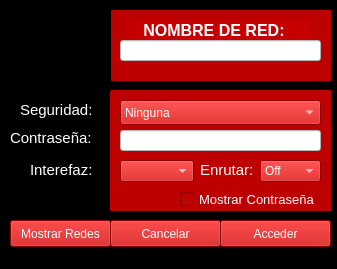
<?xml version="1.0" encoding="UTF-8"?>
<ui version="4.0">
 <class>MainWindow</class>
 <widget class="QMainWindow" name="MainWindow">
  <property name="geometry">
   <rect>
    <x>0</x>
    <y>0</y>
    <width>337</width>
    <height>269</height>
   </rect>
  </property>
  <property name="font">
   <font>
    <weight>50</weight>
    <bold>false</bold>
   </font>
  </property>
  <property name="windowTitle">
   <string>WIFI-FRONTEND</string>
  </property>
  <property name="windowIcon">
   <iconset>
    <normaloff>WIFI/HYDRA.png</normaloff>WIFI/HYDRA.png</iconset>
  </property>
  <property name="autoFillBackground">
   <bool>false</bool>
  </property>
  <property name="styleSheet">
   <string notr="true">background-color: rgb(0, 0, 0);
color: rgb(11, 11, 11);</string>
  </property>
  <widget class="QWidget" name="centralwidget">
   <widget class="QPushButton" name="pushButton">
    <property name="geometry">
     <rect>
      <x>110</x>
      <y>220</y>
      <width>111</width>
      <height>27</height>
     </rect>
    </property>
    <property name="styleSheet">
     <string notr="true">background-color: rgb(189, 0, 0);
color: rgb(255, 255, 255);</string>
    </property>
    <property name="text">
     <string>Cancelar</string>
    </property>
   </widget>
   <widget class="QPushButton" name="boton">
    <property name="geometry">
     <rect>
      <x>220</x>
      <y>220</y>
      <width>111</width>
      <height>27</height>
     </rect>
    </property>
    <property name="styleSheet">
     <string notr="true">background-color: rgb(189, 0, 0);
color: rgb(255, 255, 255);</string>
    </property>
    <property name="text">
     <string>Acceder</string>
    </property>
   </widget>
   <widget class="QPushButton" name="pushButton_3">
    <property name="geometry">
     <rect>
      <x>10</x>
      <y>220</y>
      <width>101</width>
      <height>27</height>
     </rect>
    </property>
    <property name="styleSheet">
     <string notr="true">background-color: rgb(189, 0, 0);
color: rgb(255, 255, 255);</string>
    </property>
    <property name="text">
     <string>Mostrar Redes</string>
    </property>
   </widget>
   <widget class="QLabel" name="labelLenguajes">
    <property name="geometry">
     <rect>
      <x>430</x>
      <y>80</y>
      <width>61</width>
      <height>20</height>
     </rect>
    </property>
    <property name="styleSheet">
     <string notr="true">background-color: rgb(0, 0, 0);
color: rgb(255, 255, 255);</string>
    </property>
    <property name="text">
     <string>TextLabel</string>
    </property>
   </widget>
   <widget class="QLabel" name="label_7">
    <property name="geometry">
     <rect>
      <x>110</x>
      <y>10</y>
      <width>221</width>
      <height>71</height>
     </rect>
    </property>
    <property name="styleSheet">
     <string notr="true">background-color: rgb(189, 0, 0);</string>
    </property>
    <property name="text">
     <string/>
    </property>
   </widget>
   <widget class="QLabel" name="label_4">
    <property name="geometry">
     <rect>
      <x>0</x>
      <y>0</y>
      <width>111</width>
      <height>91</height>
     </rect>
    </property>
    <property name="styleSheet">
     <string notr="true">color: rgb(255, 255, 255);
background-color: rgb(0, 0, 0);</string>
    </property>
    <property name="text">
     <string/>
    </property>
    <property name="pixmap">
     <pixmap>WIFI/HYDRA2.png</pixmap>
    </property>
    <property name="scaledContents">
     <bool>true</bool>
    </property>
    <property name="wordWrap">
     <bool>false</bool>
    </property>
   </widget>
   <widget class="QLabel" name="label">
    <property name="geometry">
     <rect>
      <x>130</x>
      <y>20</y>
      <width>181</width>
      <height>20</height>
     </rect>
    </property>
    <property name="font">
     <font>
      <pointsize>12</pointsize>
      <weight>75</weight>
      <bold>true</bold>
     </font>
    </property>
    <property name="styleSheet">
     <string notr="true">background-color: rgb(198, 0, 0);
color: rgb(255, 255, 255);
</string>
    </property>
    <property name="text">
     <string>   NOMBRE DE RED:</string>
    </property>
   </widget>
   <widget class="QLineEdit" name="lineEdit">
    <property name="geometry">
     <rect>
      <x>120</x>
      <y>40</y>
      <width>201</width>
      <height>21</height>
     </rect>
    </property>
    <property name="styleSheet">
     <string notr="true">background-color: rgb(255, 255, 255);
color: rgb(255, 6, 6);
font: 75 12pt &quot;Sans Serif&quot;;</string>
    </property>
    <property name="text">
     <string/>
    </property>
    <property name="alignment">
     <set>Qt::AlignCenter</set>
    </property>
   </widget>
   <widget class="QLabel" name="label_2">
    <property name="geometry">
     <rect>
      <x>20</x>
      <y>100</y>
      <width>81</width>
      <height>20</height>
     </rect>
    </property>
    <property name="font">
     <font>
      <pointsize>11</pointsize>
     </font>
    </property>
    <property name="styleSheet">
     <string notr="true">color: rgb(255, 255, 255);
background-color: rgb(0, 0, 0);</string>
    </property>
    <property name="text">
     <string>Seguridad:</string>
    </property>
   </widget>
   <widget class="QLabel" name="label_3">
    <property name="geometry">
     <rect>
      <x>10</x>
      <y>130</y>
      <width>91</width>
      <height>16</height>
     </rect>
    </property>
    <property name="font">
     <font>
      <pointsize>11</pointsize>
     </font>
    </property>
    <property name="styleSheet">
     <string notr="true">color: rgb(255, 255, 255);
background-color: rgb(0, 0, 0);</string>
    </property>
    <property name="text">
     <string>Contraseña:</string>
    </property>
   </widget>
   <widget class="QLabel" name="label_8">
    <property name="geometry">
     <rect>
      <x>30</x>
      <y>160</y>
      <width>71</width>
      <height>20</height>
     </rect>
    </property>
    <property name="font">
     <font>
      <pointsize>11</pointsize>
     </font>
    </property>
    <property name="styleSheet">
     <string notr="true">color: rgb(255, 255, 255);
background-color: rgb(0, 0, 0);</string>
    </property>
    <property name="text">
     <string>Interefaz:</string>
    </property>
   </widget>
   <widget class="QLabel" name="label_10">
    <property name="geometry">
     <rect>
      <x>110</x>
      <y>90</y>
      <width>221</width>
      <height>121</height>
     </rect>
    </property>
    <property name="styleSheet">
     <string notr="true">background-color: rgb(189, 0, 0);</string>
    </property>
    <property name="text">
     <string/>
    </property>
   </widget>
   <widget class="QComboBox" name="seguridad">
    <property name="geometry">
     <rect>
      <x>120</x>
      <y>100</y>
      <width>201</width>
      <height>25</height>
     </rect>
    </property>
    <property name="styleSheet">
     <string notr="true">background-color: rgb(198, 0, 0);
color: rgb(255, 255, 255);
selection-color: rgb(0, 0, 0);
selection-background-color: rgb(171, 0, 0);
</string>
    </property>
    <item>
     <property name="text">
      <string>Ninguna</string>
     </property>
    </item>
    <item>
     <property name="text">
      <string>Wep</string>
     </property>
    </item>
    <item>
     <property name="text">
      <string>WPA-PSK</string>
     </property>
    </item>
    <item>
     <property name="text">
      <string>Wpa3</string>
     </property>
    </item>
   </widget>
   <widget class="QLineEdit" name="lineEdit_2">
    <property name="geometry">
     <rect>
      <x>120</x>
      <y>130</y>
      <width>201</width>
      <height>21</height>
     </rect>
    </property>
    <property name="styleSheet">
     <string notr="true">background-color: rgb(255, 255, 255);
color: rgb(3, 0, 0);</string>
    </property>
    <property name="inputMethodHints">
     <set>Qt::ImhNone</set>
    </property>
    <property name="echoMode">
     <enum>QLineEdit::Normal</enum>
    </property>
   </widget>
   <widget class="QComboBox" name="comboBox">
    <property name="geometry">
     <rect>
      <x>120</x>
      <y>160</y>
      <width>74</width>
      <height>22</height>
     </rect>
    </property>
    <property name="styleSheet">
     <string notr="true">background-color: rgb(198, 0, 0);
color: rgb(255, 255, 255);
selection-color: rgb(0, 0, 0);
selection-background-color: rgb(171, 0, 0);</string>
    </property>
   </widget>
   <widget class="QComboBox" name="comboBox_2">
    <property name="geometry">
     <rect>
      <x>260</x>
      <y>160</y>
      <width>61</width>
      <height>22</height>
     </rect>
    </property>
    <property name="styleSheet">
     <string notr="true">background-color: rgb(198, 0, 0);
color: rgb(255, 255, 255);
selection-color: rgb(0, 0, 0);
selection-background-color: rgb(171, 0, 0);</string>
    </property>
    <item>
     <property name="text">
      <string>Off</string>
     </property>
    </item>
    <item>
     <property name="text">
      <string>On</string>
     </property>
    </item>
   </widget>
   <widget class="QCheckBox" name="checkBox">
    <property name="geometry">
     <rect>
      <x>180</x>
      <y>190</y>
      <width>151</width>
      <height>19</height>
     </rect>
    </property>
    <property name="font">
     <font>
      <pointsize>10</pointsize>
     </font>
    </property>
    <property name="styleSheet">
     <string notr="true">color: rgb(255, 255, 255);
background-color: rgb(189, 0, 0);</string>
    </property>
    <property name="text">
     <string>Mostrar Contraseña</string>
    </property>
   </widget>
   <widget class="QLabel" name="label_9">
    <property name="geometry">
     <rect>
      <x>200</x>
      <y>160</y>
      <width>61</width>
      <height>20</height>
     </rect>
    </property>
    <property name="font">
     <font>
      <pointsize>11</pointsize>
     </font>
    </property>
    <property name="styleSheet">
     <string notr="true">color: rgb(255, 255, 255);
background-color: rgb(189, 0, 0);</string>
    </property>
    <property name="text">
     <string>Enrutar:</string>
    </property>
   </widget>
   <zorder>label_10</zorder>
   <zorder>label_7</zorder>
   <zorder>pushButton</zorder>
   <zorder>boton</zorder>
   <zorder>pushButton_3</zorder>
   <zorder>labelLenguajes</zorder>
   <zorder>label_4</zorder>
   <zorder>label</zorder>
   <zorder>lineEdit</zorder>
   <zorder>label_2</zorder>
   <zorder>label_3</zorder>
   <zorder>label_8</zorder>
   <zorder>seguridad</zorder>
   <zorder>lineEdit_2</zorder>
   <zorder>comboBox</zorder>
   <zorder>comboBox_2</zorder>
   <zorder>checkBox</zorder>
   <zorder>label_9</zorder>
  </widget>
  <widget class="QStatusBar" name="statusbar"/>
 </widget>
 <resources/>
 <connections/>
</ui>
